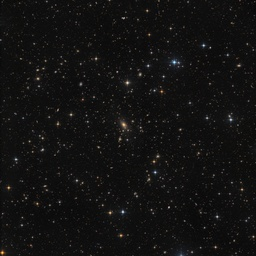
#> input picture noise removal 1.jpg, 256 x 256 px, shrunk from 1024 x 1024 before the run
$ python 'noise removal 1.py'
#> lines starting #> are read from the running program, lines starting #| are printed output that depends on the picture
### morphology.py
import numpy as np


def morph(img=None, oper=None, iterations=1, strel=np.ones((3, 3)), bin=0):
    # This function accepts accepts a binary shape (img), morphological operation, structuring element
    # and number of iterations. It performs the specified operation of img by the structuring element
    # for the required number of iterations and returns the result.

    if bin:
        img = binarize(img)
    if oper is None:
        print('Choose specific morphological operator: erosion, dilation, closing, opening')
        return
    img = find_range(img)
    if oper == 'er':
        func = erosion
    elif oper == 'di':
        func = dilation
    elif oper == 'cl':
        func = closing
    elif oper == 'op':
        func = opening

    morphed_img = func(img, strel)
    if iterations > 1:
        for i in range(iterations - 1):
            morphed_img = func(morphed_img, strel)
            i += 1
    return morphed_img


def erosion(img, strel=np.ones((3, 3))):
    # The erosion function accepts a binary shape (img) and a structuring element. If no structuring element
    # is passed to the function, a 3-by-3 array of ones is used as a default.
    # The function returns the erosion of img by the structuring element.

    # img = binarize(img)
    img = find_range(img)
    img /= 255
    dim = img.shape
    strel = np.asarray(strel, dtype=np.uint8)
    orig = ((strel.shape[0]-1) // 2, (strel.shape[1] -1) // 2)
    x, y = strel.shape[0], strel.shape[1]
    a = np.zeros(dim)

    for i in range(dim[0]):
        for j in range(dim[1]):

            # Step I - Find the intersection of structuring element and current x-by-y subset of img.
            # If there is no intersection, continue:
            inters = img[fit(i - orig[0]):i - orig[0] + x, fit(j - orig[1]):j - orig[1] + y]
            if inters.shape[0] == 0 or inters.shape[1] == 0:
                continue

            # Step II - Find points (x0, y0), (x1, y1) such that the shape of
            # structuring element [x0:x1, y0:y1] will be equal to the shape of intersection:

            x0 = max(orig[0] - i, 0)
            x1 = (dim[0] + orig[0]) - (i + 1) if i + (x - orig[0]) > dim[0] else x - 1
            y0 = max(orig[1] - j, 0)
            y1 = (dim[1] + orig[1]) - (j + 1) if j + (y - orig[1]) > dim[1] else y - 1
            # Step III - Compute match:

            match = np.logical_and(inters, strel[x0:x1 + 1, y0:y1 + 1])
            if np.array_equal(match, strel[x0:x1 + 1, y0:y1 + 1]):
                a[i, j] = 1

    return np.asarray(a * 255, dtype=np.uint8)


def dilation(img, strel=np.ones((3, 3))):
    # The erosion function accepts a binary shape (img) and a structuring element. If no structuring element
    # is passed to the function, a 3-by-3 array of ones is used as a default.
    # The function returns the dilation of the binary shape by the structuring element.

    # img = binarize(img)
    img = find_range(img)
    img = img // 255
    dim = img.shape
    strel=np.asarray(strel, dtype=np.uint8)
    orig = ((strel.shape[0] - 1) // 2, (strel.shape[1] - 1) // 2)
    x, y = strel.shape[0], strel.shape[1]
    a = np.zeros(dim)

    for i in range(dim[0]):
        for j in range(dim[1]):

            # Step I - Find the intersection of structuring element and current x-by-y subset of img.
            # If there is no intersection, continue:
            inters = img[fit(i - orig[0]):i - orig[0] + x, fit(j - orig[1]):j - orig[1] + y]
            if inters.shape[0] == 0 or inters.shape[1] == 0:
                continue

            # Step II - find points (x0, y0), (x1, y1) such that the shape of
            # structuring element [x0:x1, y0:y1] will be equal to the shape of intersection:

            x0 = max(orig[0] - i, 0)
            x1 = (dim[0] + orig[0]) - (i + 1) if i + (x - orig[0]) > dim[0] else x - 1
            y0 = max(orig[1] - j, 0)
            y1 = (dim[1] + orig[1]) - (j + 1) if j + (y - orig[1]) > dim[1] else y - 1
            # Step III - Compute match:

            match = np.logical_and(inters, strel[x0:x1 + 1, y0:y1 + 1])
            if match.any():
                a[i, j] = 1

    return np.asarray(a * 255, dtype=np.uint8)


def opening(img, strel=np.ones((3, 3))):
    # The erosion function accepts a binary shape (img) and a structuring element. If no structuring element
    # is passed to the function, a 3-by-3 array of ones is used as a default.
    # The function returns the opening of img by the structuring element.

    return dilation(erosion(img, strel), strel)


# [24 lines left out: functions closing, reverse, gray_conversion, not called in this run]


def segment(img, th=None):
    # This function performs a basic segmentation of a grayscale image according to given threshold.
    # Mean value of the image is used as default.

    if th is None:
        th = int(np.round(np.mean(img, axis=0).mean()))

    seg_img = img.copy()
    seg_img[seg_img < th] = 0
    seg_img[seg_img >= th] = 255
    return np.asarray(seg_img, dtype=np.uint8)


def hist_thresh(img):
    # This function performs segmentation of a grayscale image by computing the optimal threshold.

    mean = int(np.round(np.mean(img, axis=0).mean()))
    while True:
        fg_mean = np.mean(img[img > int(np.round(mean))])
        bg_mean = np.mean(img[img <= int(np.round(mean))])
        new_mean = (bg_mean + fg_mean) / 2
        if new_mean == mean:
            return segment(img, new_mean)
        mean = new_mean


def binarize(img, mode='hist', th=None):
    # Auxiliary function to convert color or grayscale images to black and white (binary).

    bin_img = img.copy()
    if len(img.shape) == 3:
        bin_img = gray_conversion(np.copy(img))
    if mode == 'seg':
        return segment(bin_img, th)
    if mode == 'hist':
        return hist_thresh(bin_img)


def fit(index):
    # Auxiliary function to compute intersection of a structuring element and a binary image.

    return max(index, 0)


def find_range(img):
    # Auxiliary function to turn binary images into [0, 255] format over [0, 1].

    if img[img == 1].any():
        return np.asarray(img * 255, dtype=np.float64)
    else:
        return np.asarray(img, dtype=np.float64)


def strel(shape='rect', dim=(3, 3), rad=3):
    if shape == 'rect':
        return np.ones(dim, np.uint8)
    if shape == 'cross':
        strel = np.zeros(dim, np.uint)
        strel[dim[0] // 2, :] = 1
        strel[:, dim[1] // 2] = 1
        return strel
    if shape == 'diag':
        return np.eye(dim[0], dim[1], dtype=np.uint8)
    if shape == 'anti':
        strel = np.eye(dim[0], dim[1], dtype=np.uint8)
        return np.fliplr(strel)
    if shape == 'ellipse':
        rad = abs(np.round(rad))
        strel = np.zeros((2*rad - 1, 2*rad - 1), np.uint8)
        origin = (2*rad - 1) // 2
        for x in range(2*rad - 1):
            for y in range(2*rad - 1):
                if (x - origin)**2 + (y - origin)**2 < rad**2 - 1:
                    strel[x, y] = 1
        return strel
    if shape == 'disk':
        rad = abs(np.round(rad))
        strel = np.zeros((2*rad - 1, 2*rad - 1), np.uint8)
        origin = (2*rad - 1) // 2
        for x in range(2*rad - 1):
            for y in range(2*rad - 1):
                if abs(x - origin) + abs(y - origin) < rad:
                    strel[x, y] = 1
        return strel


# [63 lines left out: functions hist_eq, erosion_ver2, dilation_ver2, not called in this run]

### noise removal 1.py
import cv2
import matplotlib.pyplot as plt
from morphology import *

# Removing unwanted noise (arbitrarily small stars) from an image.

img = cv2.imread('noise removal 1.jpg', 0)
#> img: shape (256, 256); min 1, max 235, mean 18.3
img1 = binarize(img)
#> in hist_thresh, `mean = int(np.round(np.mean(img, axis=0).mean()))`: mean = 18
#> the loop in hist_thresh, `while True:` made 12 passes
#> (fg_mean, bg_mean, new_mean, mean) on passes 1 to 11: (29.62, 14.45, 22.04, 22.04), (38.62, 15.26, 26.94, 26.94), (48.53, 15.8, 32.16, 32.16), (56.73, 16.14, 36.44, 36.44), (62.64, 16.35, 39.5, 39.5), (67.11, 16.49, 41.8, 41.8), (71.04, 16.61, 43.83, 43.83), (73.59, 16.68, 45.13, 45.13), (75.03, 16.72, 45.87, 45.87), (76.39, 16.75, 46.57, 46.57), (77.7, 16.79, 47.24, 47.24)
#> (fg_mean, bg_mean, new_mean) on pass 12: (77.7, 16.79, 47.24)
#> in binarize, `return hist_thresh(bin_img)`:
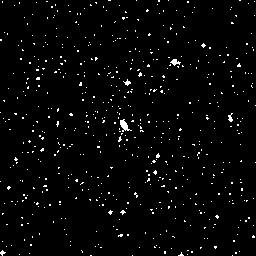
#> returned value: shape (256, 256); 2.4% white in thin lines or dots
img2 = morph(img1, 'op', 1, strel=strel('rect', (7, 7)))
#> in find_range, `return np.asarray(img, dtype=np.float64)`: returned value: shape (256, 256) float64; 2.4% white in thin lines or dots
#> in erosion, `img /= 255`:
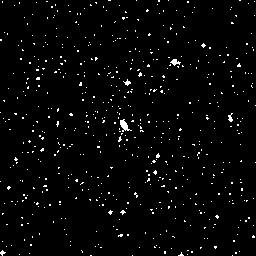
#> img: shape (256, 256) float64; values 0 (black) and 1 (white), 2.4% white in thin lines or dots
#> after the loop in erosion, `for i in range(dim[0]):`: a: shape (256, 256) float64; every value is 0
#> in erosion, `return np.asarray(a * 255, dtype=np.uint8)`: returned value: shape (256, 256); every value is 0
plt.figure('Ex. c - noise removal')
plt.subplot(131).set_title('original image')
plt.axis('off')
plt.imshow(img, cmap='gray')
plt.subplot(132).set_title('binarized image')
plt.axis('off')
plt.imshow(img1, cmap='gray')
plt.subplot(133).set_title('opened image')
plt.axis('off')
plt.imshow(img2, cmap='gray')

plt.show()
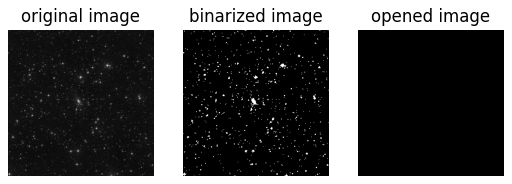
#> figure drawn by matplotlib, 3 panels
